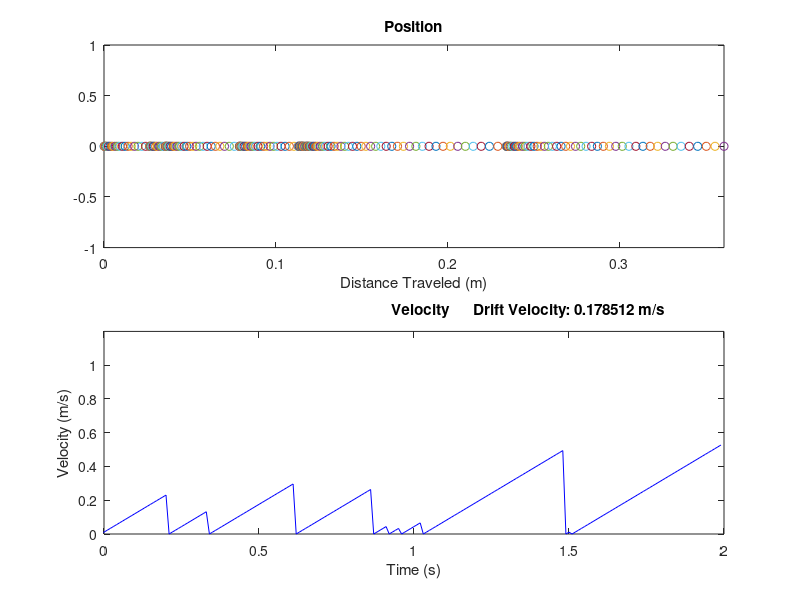

Reproduce this figure in MATLAB.
function [] = electron1D()
  
F = 1e-30;
delta_t = 0.01;
m  = 9.10938215e-31; 
L = 0;
t = 0;
v = 0;
sumV = 0;

while t < 2
v_prev = v;
v = ((F/m)*delta_t)+v_prev;
delta_L = ((F/m)*((delta_t^2)/2))+(v_prev*delta_t);
L = L + delta_L;

if randi(20) == 1
    v = 0;
end

sumV = sumV + v;
steps = t/delta_t;
driftVelocity = sumV/steps;

figure(1)
subplot(2,2,1:2)
plot(L,0,'o')
ylim([-1 1]);
hold on
xlim([0 L]);
xlabel('Distance Traveled (m)')
title('Position')

subplot(2,2,3:4)
plot([t-delta_t t], [v_prev v], 'b')
hold on
ylim([0 1.2]);
xlim([0 2]);
xlabel('Time (s)')
ylabel('Velocity (m/s)')
str = sprintf('                                                         Velocity      Drift Velocity: %d m/s', driftVelocity);
title(str)

t = t+delta_t;

end

end
